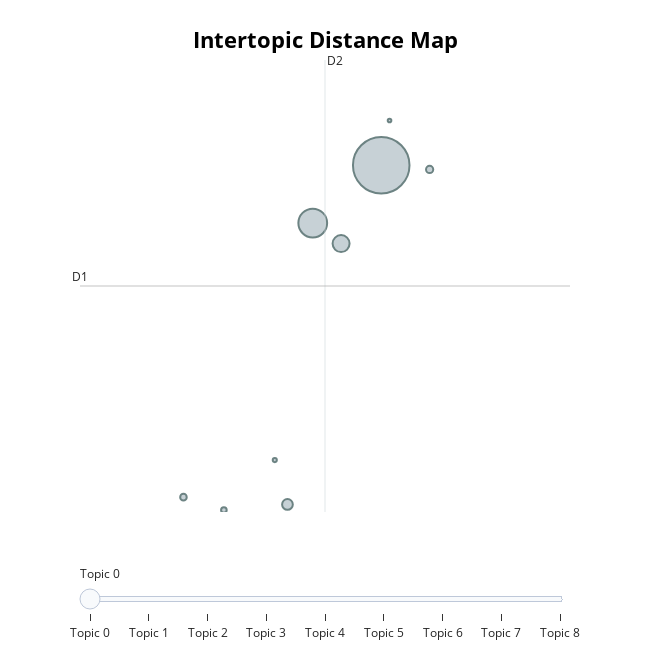

Source (notebook cell):
### Markdown cell above
Visualización

### Code cell
model.visualize_topics()

### Figure 1 — Plotly figure (JSON) as saved in the notebook; plotly's stock layout.template omitted (floating-point values rounded to 4 significant figures)
{"data": [{"customdata": [[0, "alimento | tradiciones | pueblo | producir | importante", 2449], [1, "tradiciones | pueblo | acuerdo | importante | llegar", 634], [2, "salud | importante | personas | tradiciones | creencias", 221], [3, "proyecto | innovación | si | acuerdo | pueblos", 88], [4, "chile | relleno | chilena | población | pueblo", 40], [5, "postura | mantengo | no | creo | modifico", 33], [6, "opinión | opinion | mi | misma | mantiene", 24], [7, "ciencia | desarrollo | humano | camino | tecnológicamente", 13], [8, "adele | debería | originario | acuerdo | pueblo", 10]], "hovertemplate": "<b>Topic %{customdata[0]}</b><br>%{customdata[1]}<br>Size: %{customdata[2]}", "legendgroup": "", "marker": {"color": "#B0BEC5", "line": {"color": "DarkSlateGrey", "width": 2}, "size": [2449, 634, 221, 88, 40, 33, 24, 13, 10], "sizemode": "area", "sizeref": 1.531, "symbol": "circle"}, "mode": "markers", "name": "", "orientation": "v", "showlegend": false, "type": "scatter", "x": [12.4, 11.44, 11.84, 11.09, 13.08, 9.637, 10.2, 10.91, 12.52], "xaxis": "x", "y": [4.58, 3.842, 3.579, 0.2447, 4.527, 0.3371, 0.1732, 0.8109, 5.154], "yaxis": "y"}], "layout": {"annotations": [{"showarrow": false, "text": "D1", "x": 8.192, "y": 3.037, "yshift": 10}, {"showarrow": false, "text": "D2", "x": 11.62, "xshift": 10, "y": 5.927}], "height": 650, "hoverlabel": {"bgcolor": "white", "font": {"family": "Rockwell", "size": 16}}, "legend": {"itemsizing": "constant", "tracegroupgap": 0}, "margin": {"t": 60}, "shapes": [{"line": {"color": "#CFD8DC", "width": 2}, "type": "line", "x0": 11.62, "x1": 11.62, "y0": 0.1472, "y1": 5.927}, {"line": {"color": "#9E9E9E", "width": 2}, "type": "line", "x0": 8.192, "x1": 15.04, "y0": 3.037, "y1": 3.037}], "sliders": [{"active": 0, "pad": {"t": 50}, "steps": [{"args": [{"marker.color": [["red", "#B0BEC5", "#B0BEC5", "#B0BEC5", "#B0BEC5", "#B0BEC5", "#B0BEC5", "#B0BEC5", "#B0BEC5"]]}], "label": "Topic 0", "method": "update"}, {"args": [{"marker.color": [["#B0BEC5", "red", "#B0BEC5", "#B0BEC5", "#B0BEC5", "#B0BEC5", "#B0BEC5", "#B0BEC5", "#B0BEC5"]]}], "label": "Topic 1", "method": "update"}, {"args": [{"marker.color": [["#B0BEC5", "#B0BEC5", "red", "#B0BEC5", "#B0BEC5", "#B0BEC5", "#B0BEC5", "#B0BEC5", "#B0BEC5"]]}], "label": "Topic 2", "method": "update"}, {"args": [{"marker.color": [["#B0BEC5", "#B0BEC5", "#B0BEC5", "red", "#B0BEC5", "#B0BEC5", "#B0BEC5", "#B0BEC5", "#B0BEC5"]]}], "label": "Topic 3", "method": "update"}, {"args": [{"marker.color": [["#B0BEC5", "#B0BEC5", "#B0BEC5", "#B0BEC5", "red", "#B0BEC5", "#B0BEC5", "#B0BEC5", "#B0BEC5"]]}], "label": "Topic 4", "method": "update"}, {"args": [{"marker.color": [["#B0BEC5", "#B0BEC5", "#B0BEC5", "#B0BEC5", "#B0BEC5", "red", "#B0BEC5", "#B0BEC5", "#B0BEC5"]]}], "label": "Topic 5", "method": "update"}, {"args": [{"marker.color": [["#B0BEC5", "#B0BEC5", "#B0BEC5", "#B0BEC5", "#B0BEC5", "#B0BEC5", "red", "#B0BEC5", "#B0BEC5"]]}], "label": "Topic 6", "method": "update"}, {"args": [{"marker.color": [["#B0BEC5", "#B0BEC5", "#B0BEC5", "#B0BEC5", "#B0BEC5", "#B0BEC5", "#B0BEC5", "red", "#B0BEC5"]]}], "label": "Topic 7", "method": "update"}, {"args": [{"marker.color": [["#B0BEC5", "#B0BEC5", "#B0BEC5", "#B0BEC5", "#B0BEC5", "#B0BEC5", "#B0BEC5", "#B0BEC5", "red"]]}], "label": "Topic 8", "method": "update"}]}], "title": {"font": {"color": "Black", "size": 22}, "text": "<b>Intertopic Distance Map</b>", "x": 0.5, "xanchor": "center", "y": 0.95, "yanchor": "top"}, "width": 650, "xaxis": {"anchor": "y", "domain": [0, 1], "range": [8.192, 15.04], "title": {"text": ""}, "visible": false}, "yaxis": {"anchor": "x", "domain": [0, 1], "range": [0.1472, 5.927], "title": {"text": ""}, "visible": false}}}
